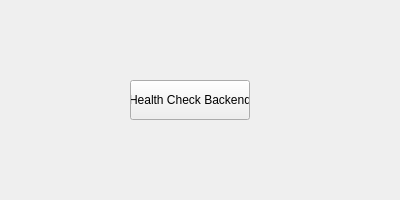
<?xml version="1.0" encoding="UTF-8"?>
<ui version="4.0">
 <class>MainWindow</class>
 <widget class="QMainWindow" name="MainWindow">
  <property name="geometry">
   <rect>
    <x>0</x>
    <y>0</y>
    <width>400</width>
    <height>200</height>
   </rect>
  </property>
  <property name="windowTitle">
   <string>ParseMind - Basic UI</string>
  </property>
  <widget class="QWidget" name="centralwidget">
   <widget class="QPushButton" name="btnStart">
    <property name="geometry">
     <rect>
      <x>130</x>
      <y>80</y>
      <width>120</width>
      <height>40</height>
     </rect>
    </property>
    <property name="text">
     <string>Health Check Backend</string>
    </property>
   </widget>
  </widget>
 </widget>
 <resources/>
 <connections/>
</ui>
